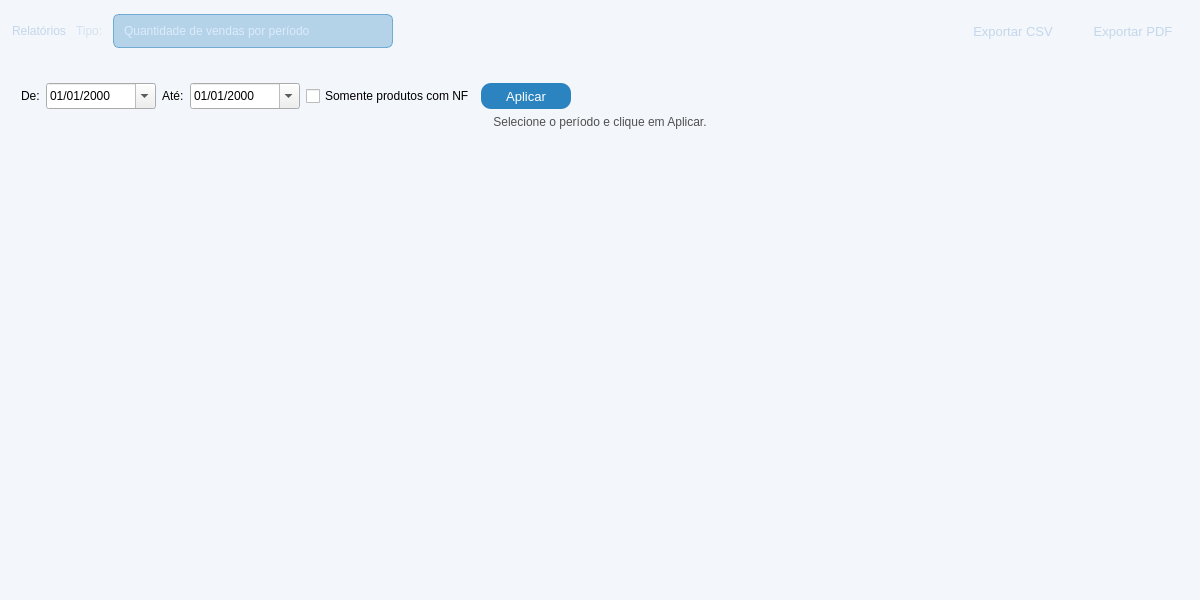
<?xml version="1.0" encoding="UTF-8"?>
<ui version="4.0">
 <class>relatorios</class>
 <widget class="QWidget" name="relatorios">
  <property name="geometry">
   <rect>
    <x>0</x>
    <y>0</y>
    <width>1200</width>
    <height>600</height>
   </rect>
  </property>
  <property name="minimumSize">
   <size>
    <width>900</width>
    <height>500</height>
   </size>
  </property>
  <property name="windowTitle">
   <string>Relatórios</string>
  </property>
  <property name="styleSheet">
   <string notr="true">
#relatorios {
  background-color: #f3f6fa;
  background-color: #f3f6fa;
}
QPushButton {
  background-color: rgb(43, 132, 191);
  color: rgb(255, 255, 255);
  font-size: 13px;
  border-radius: 10px;
}
QPushButton:hover {
  background-color: rgb(13, 92, 161);
}
QPushButton:pressed {
  color: rgb(255, 255, 255);
  background-color: rgb(153, 193, 241);
}
   </string>
  </property>
  <layout class="QVBoxLayout" name="verticalLayout">
   <property name="spacing">
    <number>0</number>
   </property>
   <property name="leftMargin">
    <number>0</number>
   </property>
   <property name="topMargin">
    <number>0</number>
   </property>
   <property name="rightMargin">
    <number>0</number>
   </property>
   <property name="bottomMargin">
    <number>0</number>
   </property>
   <item>
    <widget class="QFrame" name="frameHeaderBar">
     <property name="minimumSize">
      <size>
       <width>0</width>
       <height>62</height>
      </size>
     </property>
     <property name="maximumSize">
      <size>
       <width>16777215</width>
       <height>62</height>
      </size>
     </property>
     <property name="styleSheet">
      <string notr="true">
QFrame {
  background-color: qlineargradient(spread:pad, x1:0, y1:0, x2:0, y2:1,
    stop:0 rgb(38, 62, 92), stop:1 rgb(24, 42, 66));
  border-bottom: 2px solid rgb(43, 132, 191);
}
QPushButton {
  background-color: transparent;
  font: 600 10pt &quot;Segoe UI&quot;;
  color: rgb(195, 215, 235);
  border: none;
  border-radius: 7px;
  padding: 4px 12px;
}
QPushButton:hover {
  background-color: rgba(43, 132, 191, 150);
  color: white;
}
QPushButton:pressed {
  background-color: rgba(153, 193, 241, 100);
  color: white;
}
QLabel {
  color: rgb(195, 215, 235);
  background-color: transparent;
  border: none;
}
QComboBox {
  background-color: rgba(43, 132, 191, 80);
  color: rgb(220, 235, 250);
  border: 1px solid rgba(43, 132, 191, 150);
  border-radius: 6px;
  padding: 4px 10px;
  font: 600 10pt &quot;Segoe UI&quot;;
}
QComboBox::drop-down {
  border: none;
}
QComboBox QAbstractItemView {
  background-color: rgb(38, 62, 92);
  color: rgb(220, 235, 250);
  selection-background-color: rgb(43, 132, 191);
}
      </string>
     </property>
     <property name="frameShape">
      <enum>QFrame::Shape::NoFrame</enum>
     </property>
     <layout class="QHBoxLayout" name="headerLayout">
      <property name="spacing">
       <number>10</number>
      </property>
      <property name="leftMargin">
       <number>12</number>
      </property>
      <property name="rightMargin">
       <number>12</number>
      </property>
      <item>
       <widget class="QLabel" name="lbl_TituloRelatorio">
        <property name="styleSheet">
         <string notr="true">font: 700 14pt &quot;Ubuntu&quot;;</string>
        </property>
        <property name="text">
         <string>Relatórios</string>
        </property>
       </widget>
      </item>
      <item>
       <widget class="QLabel" name="label_2">
        <property name="sizePolicy">
         <sizepolicy hsizetype="Fixed" vsizetype="Fixed">
          <horstretch>0</horstretch>
          <verstretch>0</verstretch>
         </sizepolicy>
        </property>
        <property name="styleSheet">
         <string notr="true">font: 700 10pt &quot;Segoe UI&quot;; color: rgba(195,215,235,160);</string>
        </property>
        <property name="text">
         <string>Tipo:</string>
        </property>
       </widget>
      </item>
      <item>
       <widget class="QComboBox" name="CBox_VendasMain">
        <property name="minimumSize">
         <size>
          <width>280</width>
          <height>34</height>
         </size>
        </property>
        <property name="maximumSize">
         <size>
          <width>400</width>
          <height>34</height>
         </size>
        </property>
        <item>
         <property name="text">
          <string>Quantidade de vendas por período</string>
         </property>
        </item>
        <item>
         <property name="text">
          <string>Valor de vendas por período</string>
         </property>
        </item>
        <item>
         <property name="text">
          <string>Produtos mais vendidos</string>
         </property>
        </item>
        <item>
         <property name="text">
          <string>Forma de Pagamento</string>
         </property>
        </item>
        <item>
         <property name="text">
          <string>Nota Fiscal Valores</string>
         </property>
        </item>
        <item>
         <property name="text">
          <string>Produtos que geram mais Lucro</string>
         </property>
        </item>
        <item>
         <property name="text">
          <string>Inventário por Período</string>
         </property>
        </item>
        <item>
         <property name="text">
          <string>Lucro Geral por Período</string>
         </property>
        </item>
        <item>
         <property name="text">
          <string>Clientes com Compras em Aberto</string>
         </property>
        </item>
       </widget>
      </item>
      <item>
       <spacer name="headerSpacer">
        <property name="orientation">
         <enum>Qt::Orientation::Horizontal</enum>
        </property>
        <property name="sizeHint" stdset="0">
         <size>
          <width>40</width>
          <height>20</height>
         </size>
        </property>
       </spacer>
      </item>
      <item>
       <widget class="QPushButton" name="Btn_ExportCSV">
        <property name="minimumSize">
         <size>
          <width>110</width>
          <height>34</height>
         </size>
        </property>
        <property name="toolTip">
         <string>Exportar dados do gráfico atual para CSV</string>
        </property>
        <property name="text">
         <string>Exportar CSV</string>
        </property>
       </widget>
      </item>
      <item>
       <widget class="QPushButton" name="Btn_ExportPDF">
        <property name="minimumSize">
         <size>
          <width>110</width>
          <height>34</height>
         </size>
        </property>
        <property name="toolTip">
         <string>Exportar gráfico atual como PDF</string>
        </property>
        <property name="text">
         <string>Exportar PDF</string>
        </property>
       </widget>
      </item>
     </layout>
    </widget>
   </item>
   <item>
    <layout class="QVBoxLayout" name="contentLayout">
     <property name="spacing">
      <number>8</number>
     </property>
     <property name="leftMargin">
      <number>12</number>
     </property>
     <property name="topMargin">
      <number>12</number>
     </property>
     <property name="rightMargin">
      <number>12</number>
     </property>
     <property name="bottomMargin">
      <number>12</number>
     </property>
     <item>
      <widget class="QStackedWidget" name="Stacked_Vendas">
       <property name="currentIndex">
        <number>6</number>
       </property>
       <widget class="QWidget" name="page">
        <layout class="QVBoxLayout" name="verticalLayout_8">
         <item>
          <layout class="QHBoxLayout" name="filterBar_Quant">
           <property name="spacing">
            <number>6</number>
           </property>
           <item>
            <widget class="QLabel" name="lbl_deQuant">
             <property name="text">
              <string>De:</string>
             </property>
            </widget>
           </item>
           <item>
            <widget class="QDateEdit" name="DE_InicioQuant">
             <property name="minimumSize">
              <size>
               <width>110</width>
               <height>26</height>
              </size>
             </property>
             <property name="displayFormat">
              <string>dd/MM/yyyy</string>
             </property>
             <property name="calendarPopup">
              <bool>true</bool>
             </property>
            </widget>
           </item>
           <item>
            <widget class="QLabel" name="lbl_ateQuant">
             <property name="text">
              <string>Até:</string>
             </property>
            </widget>
           </item>
           <item>
            <widget class="QDateEdit" name="DE_FimQuant">
             <property name="minimumSize">
              <size>
               <width>110</width>
               <height>26</height>
              </size>
             </property>
             <property name="displayFormat">
              <string>dd/MM/yyyy</string>
             </property>
             <property name="calendarPopup">
              <bool>true</bool>
             </property>
            </widget>
           </item>
           <item>
            <widget class="QLabel" name="lbl_agrupQuant">
             <property name="text">
              <string>Agrupar por:</string>
             </property>
            </widget>
           </item>
           <item>
            <widget class="QComboBox" name="CBox_AgrupQuant">
             <item>
              <property name="text">
               <string>Dia</string>
              </property>
             </item>
             <item>
              <property name="text">
               <string>Mês</string>
              </property>
             </item>
             <item>
              <property name="text">
               <string>Ano</string>
              </property>
             </item>
            </widget>
           </item>
           <item>
            <widget class="QPushButton" name="Btn_AplicarQuant">
             <property name="maximumSize">
              <size>
               <width>80</width>
               <height>30</height>
              </size>
             </property>
             <property name="text">
              <string>Aplicar</string>
             </property>
            </widget>
           </item>
           <item>
            <spacer>
             <property name="orientation">
              <enum>Qt::Orientation::Horizontal</enum>
             </property>
             <property name="sizeHint" stdset="0">
              <size>
               <width>40</width>
               <height>20</height>
              </size>
             </property>
            </spacer>
           </item>
          </layout>
         </item>
        </layout>
       </widget>
       <widget class="QWidget" name="page_2">
        <layout class="QVBoxLayout" name="verticalLayout_10">
         <item>
          <layout class="QHBoxLayout" name="filterBar_Valor">
           <property name="spacing">
            <number>6</number>
           </property>
           <item>
            <widget class="QLabel" name="lbl_deValor">
             <property name="text">
              <string>De:</string>
             </property>
            </widget>
           </item>
           <item>
            <widget class="QDateEdit" name="DE_InicioValor">
             <property name="minimumSize">
              <size>
               <width>110</width>
               <height>26</height>
              </size>
             </property>
             <property name="displayFormat">
              <string>dd/MM/yyyy</string>
             </property>
             <property name="calendarPopup">
              <bool>true</bool>
             </property>
            </widget>
           </item>
           <item>
            <widget class="QLabel" name="lbl_ateValor">
             <property name="text">
              <string>Até:</string>
             </property>
            </widget>
           </item>
           <item>
            <widget class="QDateEdit" name="DE_FimValor">
             <property name="minimumSize">
              <size>
               <width>110</width>
               <height>26</height>
              </size>
             </property>
             <property name="displayFormat">
              <string>dd/MM/yyyy</string>
             </property>
             <property name="calendarPopup">
              <bool>true</bool>
             </property>
            </widget>
           </item>
           <item>
            <widget class="QLabel" name="lbl_agrupValor">
             <property name="text">
              <string>Agrupar por:</string>
             </property>
            </widget>
           </item>
           <item>
            <widget class="QComboBox" name="CBox_AgrupValor">
             <item>
              <property name="text">
               <string>Dia</string>
              </property>
             </item>
             <item>
              <property name="text">
               <string>Mês</string>
              </property>
             </item>
             <item>
              <property name="text">
               <string>Ano</string>
              </property>
             </item>
            </widget>
           </item>
           <item>
            <widget class="QPushButton" name="Btn_AplicarValor">
             <property name="maximumSize">
              <size>
               <width>80</width>
               <height>30</height>
              </size>
             </property>
             <property name="text">
              <string>Aplicar</string>
             </property>
            </widget>
           </item>
           <item>
            <spacer>
             <property name="orientation">
              <enum>Qt::Orientation::Horizontal</enum>
             </property>
             <property name="sizeHint" stdset="0">
              <size>
               <width>40</width>
               <height>20</height>
              </size>
             </property>
            </spacer>
           </item>
          </layout>
         </item>
        </layout>
       </widget>
       <widget class="QWidget" name="page_5">
        <layout class="QVBoxLayout" name="verticalLayout_top">
         <item>
          <layout class="QHBoxLayout" name="filterBar_Top">
           <property name="spacing">
            <number>6</number>
           </property>
           <item>
            <widget class="QLabel" name="lbl_deTop">
             <property name="text">
              <string>De:</string>
             </property>
            </widget>
           </item>
           <item>
            <widget class="QDateEdit" name="DE_InicioTop">
             <property name="minimumSize">
              <size>
               <width>110</width>
               <height>26</height>
              </size>
             </property>
             <property name="displayFormat">
              <string>dd/MM/yyyy</string>
             </property>
             <property name="calendarPopup">
              <bool>true</bool>
             </property>
            </widget>
           </item>
           <item>
            <widget class="QLabel" name="lbl_ateTop">
             <property name="text">
              <string>Até:</string>
             </property>
            </widget>
           </item>
           <item>
            <widget class="QDateEdit" name="DE_FimTop">
             <property name="minimumSize">
              <size>
               <width>110</width>
               <height>26</height>
              </size>
             </property>
             <property name="displayFormat">
              <string>dd/MM/yyyy</string>
             </property>
             <property name="calendarPopup">
              <bool>true</bool>
             </property>
            </widget>
           </item>
           <item>
            <widget class="QPushButton" name="Btn_AplicarTop">
             <property name="maximumSize">
              <size>
               <width>80</width>
               <height>30</height>
              </size>
             </property>
             <property name="text">
              <string>Aplicar</string>
             </property>
            </widget>
           </item>
           <item>
            <spacer>
             <property name="orientation">
              <enum>Qt::Orientation::Horizontal</enum>
             </property>
             <property name="sizeHint" stdset="0">
              <size>
               <width>40</width>
               <height>20</height>
              </size>
             </property>
            </spacer>
           </item>
          </layout>
         </item>
        </layout>
       </widget>
       <widget class="QWidget" name="page_6">
        <layout class="QVBoxLayout" name="verticalLayout_11">
         <item>
          <layout class="QHBoxLayout" name="filterBar_Formas">
           <property name="spacing">
            <number>6</number>
           </property>
           <item>
            <widget class="QLabel" name="lbl_deFormas">
             <property name="text">
              <string>De:</string>
             </property>
            </widget>
           </item>
           <item>
            <widget class="QDateEdit" name="DE_InicioFormas">
             <property name="minimumSize">
              <size>
               <width>110</width>
               <height>26</height>
              </size>
             </property>
             <property name="displayFormat">
              <string>dd/MM/yyyy</string>
             </property>
             <property name="calendarPopup">
              <bool>true</bool>
             </property>
            </widget>
           </item>
           <item>
            <widget class="QLabel" name="lbl_ateFormas">
             <property name="text">
              <string>Até:</string>
             </property>
            </widget>
           </item>
           <item>
            <widget class="QDateEdit" name="DE_FimFormas">
             <property name="minimumSize">
              <size>
               <width>110</width>
               <height>26</height>
              </size>
             </property>
             <property name="displayFormat">
              <string>dd/MM/yyyy</string>
             </property>
             <property name="calendarPopup">
              <bool>true</bool>
             </property>
            </widget>
           </item>
           <item>
            <widget class="QLabel" name="lbl_agrupFormas">
             <property name="text">
              <string>Agrupar por:</string>
             </property>
            </widget>
           </item>
           <item>
            <widget class="QComboBox" name="CBox_AgrupFormas">
             <item>
              <property name="text">
               <string>Mês</string>
              </property>
             </item>
             <item>
              <property name="text">
               <string>Ano</string>
              </property>
             </item>
            </widget>
           </item>
           <item>
            <widget class="QPushButton" name="Btn_AplicarFormas">
             <property name="maximumSize">
              <size>
               <width>80</width>
               <height>30</height>
              </size>
             </property>
             <property name="text">
              <string>Aplicar</string>
             </property>
            </widget>
           </item>
           <item>
            <spacer>
             <property name="orientation">
              <enum>Qt::Orientation::Horizontal</enum>
             </property>
             <property name="sizeHint" stdset="0">
              <size>
               <width>40</width>
               <height>20</height>
              </size>
             </property>
            </spacer>
           </item>
          </layout>
         </item>
        </layout>
       </widget>
       <widget class="QWidget" name="page_7">
        <layout class="QVBoxLayout" name="verticalLayout_19">
         <item>
          <layout class="QHBoxLayout" name="filterBar_NF">
           <property name="spacing">
            <number>6</number>
           </property>
           <item>
            <widget class="QLabel" name="lbl_deNF">
             <property name="text">
              <string>De:</string>
             </property>
            </widget>
           </item>
           <item>
            <widget class="QDateEdit" name="DE_InicioNF">
             <property name="minimumSize">
              <size>
               <width>110</width>
               <height>26</height>
              </size>
             </property>
             <property name="displayFormat">
              <string>dd/MM/yyyy</string>
             </property>
             <property name="calendarPopup">
              <bool>true</bool>
             </property>
            </widget>
           </item>
           <item>
            <widget class="QLabel" name="lbl_ateNF">
             <property name="text">
              <string>Até:</string>
             </property>
            </widget>
           </item>
           <item>
            <widget class="QDateEdit" name="DE_FimNF">
             <property name="minimumSize">
              <size>
               <width>110</width>
               <height>26</height>
              </size>
             </property>
             <property name="displayFormat">
              <string>dd/MM/yyyy</string>
             </property>
             <property name="calendarPopup">
              <bool>true</bool>
             </property>
            </widget>
           </item>
           <item>
            <widget class="QLabel" name="lbl_agrupNF">
             <property name="text">
              <string>Agrupar por:</string>
             </property>
            </widget>
           </item>
           <item>
            <widget class="QComboBox" name="CBox_AgrupNF">
             <item>
              <property name="text">
               <string>Mês</string>
              </property>
             </item>
             <item>
              <property name="text">
               <string>Ano</string>
              </property>
             </item>
            </widget>
           </item>
           <item>
            <widget class="QPushButton" name="Btn_AplicarNF">
             <property name="maximumSize">
              <size>
               <width>80</width>
               <height>30</height>
              </size>
             </property>
             <property name="text">
              <string>Aplicar</string>
             </property>
            </widget>
           </item>
           <item>
            <spacer>
             <property name="orientation">
              <enum>Qt::Orientation::Horizontal</enum>
             </property>
             <property name="sizeHint" stdset="0">
              <size>
               <width>40</width>
               <height>20</height>
              </size>
             </property>
            </spacer>
           </item>
          </layout>
         </item>
        </layout>
       </widget>
       <widget class="QWidget" name="page_8">
        <layout class="QVBoxLayout" name="verticalLayout_20">
         <item>
          <layout class="QHBoxLayout" name="filterBar_Lucro">
           <property name="spacing">
            <number>6</number>
           </property>
           <item>
            <widget class="QLabel" name="lbl_deLucro">
             <property name="text">
              <string>De:</string>
             </property>
            </widget>
           </item>
           <item>
            <widget class="QDateEdit" name="DE_InicioLucro">
             <property name="minimumSize">
              <size>
               <width>110</width>
               <height>26</height>
              </size>
             </property>
             <property name="displayFormat">
              <string>dd/MM/yyyy</string>
             </property>
             <property name="calendarPopup">
              <bool>true</bool>
             </property>
            </widget>
           </item>
           <item>
            <widget class="QLabel" name="lbl_ateLucro">
             <property name="text">
              <string>Até:</string>
             </property>
            </widget>
           </item>
           <item>
            <widget class="QDateEdit" name="DE_FimLucro">
             <property name="minimumSize">
              <size>
               <width>110</width>
               <height>26</height>
              </size>
             </property>
             <property name="displayFormat">
              <string>dd/MM/yyyy</string>
             </property>
             <property name="calendarPopup">
              <bool>true</bool>
             </property>
            </widget>
           </item>
           <item>
            <widget class="QPushButton" name="Btn_AplicarLucro">
             <property name="maximumSize">
              <size>
               <width>80</width>
               <height>30</height>
              </size>
             </property>
             <property name="text">
              <string>Aplicar</string>
             </property>
            </widget>
           </item>
           <item>
            <spacer>
             <property name="orientation">
              <enum>Qt::Orientation::Horizontal</enum>
             </property>
             <property name="sizeHint" stdset="0">
              <size>
               <width>40</width>
               <height>20</height>
              </size>
             </property>
            </spacer>
           </item>
          </layout>
         </item>
        </layout>
       </widget>
       <widget class="QWidget" name="page_estoque">
        <layout class="QVBoxLayout" name="verticalLayout_estoque">
         <item>
          <layout class="QHBoxLayout" name="filterBar_Inv">
           <property name="spacing">
            <number>6</number>
           </property>
           <item>
            <widget class="QLabel" name="lbl_deInv">
             <property name="text">
              <string>De:</string>
             </property>
            </widget>
           </item>
           <item>
            <widget class="QDateEdit" name="DE_InicioInv">
             <property name="minimumSize">
              <size>
               <width>110</width>
               <height>26</height>
              </size>
             </property>
             <property name="displayFormat">
              <string>dd/MM/yyyy</string>
             </property>
             <property name="calendarPopup">
              <bool>true</bool>
             </property>
            </widget>
           </item>
           <item>
            <widget class="QLabel" name="lbl_ateInv">
             <property name="text">
              <string>Até:</string>
             </property>
            </widget>
           </item>
           <item>
            <widget class="QDateEdit" name="DE_FimInv">
             <property name="minimumSize">
              <size>
               <width>110</width>
               <height>26</height>
              </size>
             </property>
             <property name="displayFormat">
              <string>dd/MM/yyyy</string>
             </property>
             <property name="calendarPopup">
              <bool>true</bool>
             </property>
            </widget>
           </item>
           <item>
            <widget class="QCheckBox" name="ChkBox_SomenteNfInv">
             <property name="text">
              <string>Somente produtos com NF</string>
             </property>
            </widget>
           </item>
           <item>
            <widget class="QPushButton" name="Btn_AplicarInv">
             <property name="minimumSize">
              <size>
               <width>90</width>
               <height>0</height>
              </size>
             </property>
             <property name="maximumSize">
              <size>
               <width>80</width>
               <height>30</height>
              </size>
             </property>
             <property name="text">
              <string>Aplicar</string>
             </property>
            </widget>
           </item>
           <item>
            <spacer>
             <property name="orientation">
              <enum>Qt::Orientation::Horizontal</enum>
             </property>
             <property name="sizeHint" stdset="0">
              <size>
               <width>40</width>
               <height>20</height>
              </size>
             </property>
            </spacer>
           </item>
          </layout>
         </item>
         <item>
          <widget class="QLabel" name="Lbl_InvStatus">
           <property name="styleSheet">
            <string notr="true">font: 10pt &quot;Segoe UI&quot;; color: rgb(80,80,80);</string>
           </property>
           <property name="text">
            <string>Selecione o período e clique em Aplicar.</string>
           </property>
           <property name="alignment">
            <set>Qt::AlignmentFlag::AlignCenter</set>
           </property>
          </widget>
         </item>
         <item>
          <spacer>
           <property name="orientation">
            <enum>Qt::Orientation::Vertical</enum>
           </property>
           <property name="sizeHint" stdset="0">
            <size>
             <width>20</width>
             <height>40</height>
            </size>
           </property>
          </spacer>
         </item>
        </layout>
       </widget>
       <widget class="QWidget" name="page_lucrogeral">
        <layout class="QVBoxLayout" name="verticalLayout_lucrogeral">
         <item>
          <layout class="QHBoxLayout" name="filterBar_LucroGeral">
           <property name="spacing">
            <number>6</number>
           </property>
           <item>
            <widget class="QLabel" name="lbl_deLucroGeral">
             <property name="text">
              <string>De:</string>
             </property>
            </widget>
           </item>
           <item>
            <widget class="QDateEdit" name="DE_InicioLucroGeral">
             <property name="minimumSize">
              <size>
               <width>110</width>
               <height>26</height>
              </size>
             </property>
             <property name="displayFormat">
              <string>dd/MM/yyyy</string>
             </property>
             <property name="calendarPopup">
              <bool>true</bool>
             </property>
            </widget>
           </item>
           <item>
            <widget class="QLabel" name="lbl_ateLucroGeral">
             <property name="text">
              <string>Até:</string>
             </property>
            </widget>
           </item>
           <item>
            <widget class="QDateEdit" name="DE_FimLucroGeral">
             <property name="minimumSize">
              <size>
               <width>110</width>
               <height>26</height>
              </size>
             </property>
             <property name="displayFormat">
              <string>dd/MM/yyyy</string>
             </property>
             <property name="calendarPopup">
              <bool>true</bool>
             </property>
            </widget>
           </item>
           <item>
            <widget class="QLabel" name="lbl_agrupLucroGeral">
             <property name="text">
              <string>Agrupar por:</string>
             </property>
            </widget>
           </item>
           <item>
            <widget class="QComboBox" name="CBox_AgrupLucroGeral">
             <item>
              <property name="text">
               <string>Dia</string>
              </property>
             </item>
             <item>
              <property name="text">
               <string>Mês</string>
              </property>
             </item>
             <item>
              <property name="text">
               <string>Ano</string>
              </property>
             </item>
            </widget>
           </item>
           <item>
            <widget class="QPushButton" name="Btn_AplicarLucroGeral">
             <property name="maximumSize">
              <size>
               <width>80</width>
               <height>30</height>
              </size>
             </property>
             <property name="text">
              <string>Aplicar</string>
             </property>
            </widget>
           </item>
           <item>
            <spacer>
             <property name="orientation">
              <enum>Qt::Orientation::Horizontal</enum>
             </property>
             <property name="sizeHint" stdset="0">
              <size>
               <width>40</width>
               <height>20</height>
              </size>
             </property>
            </spacer>
           </item>
          </layout>
         </item>
        </layout>
       </widget>
       <widget class="QWidget" name="page_inadimplentes">
        <layout class="QVBoxLayout" name="verticalLayout_inadimplentes">
         <item>
          <layout class="QHBoxLayout" name="filterBar_Inadimplentes">
           <property name="spacing">
            <number>6</number>
           </property>
           <item>
            <widget class="QPushButton" name="Btn_AplicarInadimplentes">
             <property name="minimumSize">
              <size>
               <width>90</width>
               <height>30</height>
              </size>
             </property>
             <property name="maximumSize">
              <size>
               <width>90</width>
               <height>30</height>
              </size>
             </property>
             <property name="text">
              <string>Atualizar</string>
             </property>
            </widget>
           </item>
           <item>
            <spacer>
             <property name="orientation">
              <enum>Qt::Orientation::Horizontal</enum>
             </property>
             <property name="sizeHint" stdset="0">
              <size>
               <width>40</width>
               <height>20</height>
              </size>
             </property>
            </spacer>
           </item>
          </layout>
         </item>
         <item>
          <widget class="QLabel" name="Lbl_InadimplentesStatus">
           <property name="styleSheet">
            <string notr="true">font: 10pt &quot;Segoe UI&quot;; color: rgb(80,80,80);</string>
           </property>
           <property name="text">
            <string>Clique em Atualizar.</string>
           </property>
           <property name="alignment">
            <set>Qt::AlignmentFlag::AlignCenter</set>
           </property>
          </widget>
         </item>
         <item>
          <widget class="QTableView" name="Tview_Inadimplentes">
           <property name="editTriggers">
            <set>QAbstractItemView::EditTrigger::NoEditTriggers</set>
           </property>
           <property name="selectionBehavior">
            <enum>QAbstractItemView::SelectionBehavior::SelectRows</enum>
           </property>
           <property name="sortingEnabled">
            <bool>false</bool>
           </property>
          </widget>
         </item>
        </layout>
       </widget>
      </widget>
     </item>
    </layout>
   </item>
  </layout>
 </widget>
 <resources/>
 <connections/>
</ui>
